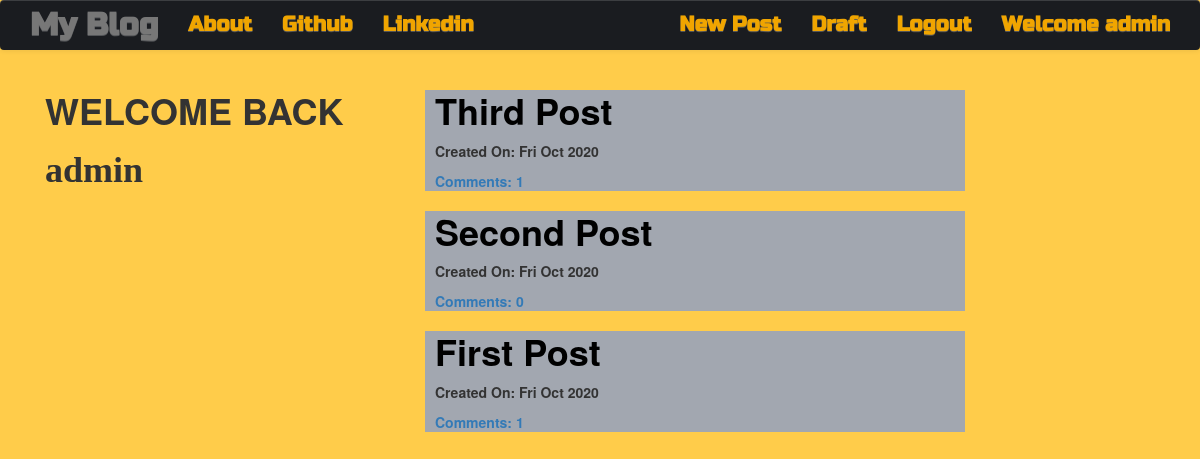
The app's page / (signed in) with its own data.
### blog/models.py (models this page shows, shortened)
class Post(models.Model):
    author=models.ForeignKey('auth.user', on_delete=models.CASCADE)
    title=models.CharField(max_length=254)
    text=models.TextField()
    created_date=models.DateTimeField(default=timezone.now())
    published_date=models.DateTimeField(blank=True,null=True)
    def approve_comments(self):
        return self.comments.filter(approved_comment=True)

### blog/views.py (the view)
# urls.py: url(r'^$',views.PostListView.as_view(),name='post_list'),
class PostListView(ListView):
    model=Post
    def get_queryset(self):
        return Post.objects.filter(published_date__lte=timezone.now()).order_by('-published_date')

### blog/templates/blog/post_list.html
{% extends "blog/base.html" %}
{% block content %}
    <div class="col-md-4">
      <h1><strong>WELCOME BACK</strong></h1>
      <h1 style="font-family:Ruso one"><strong>{{user.username}}</strong> </h1>
    </div>
  <div class="col-md-6">
    <div class="centerstage" >
        {% for post in post_list %}
        <div class="post" style="background-color:#a2a7b0">
          <h1 style="margin-left:10px" ><a style="color:black" href="{% url 'post_detail' pk=post.pk %}"><strong>{{post.title}}</strong></a></h1>
          <div class="date">
            <p style="margin-left:10px" ><strong>Created On: {{post.created_date|date:"D M Y"}}</strong></p>
          </div>
          <a style="margin-left:10px"  href="{% url 'post_detail' pk=post.pk %}"><strong>Comments: {{post.approve_comments.count}}</strong></a>
        </div>
        {% endfor %}
    </div>
  </div>
{% endblock %}

### blog/templates/blog/base.html (shortened to what this page needs)
<!DOCTYPE html>
{% load staticfiles %}
<html lang="en" dir="ltr">
  <head>
        <link rel="stylesheet" href="https://maxcdn.bootstrapcdn.com/bootstrap/3.3.7/css/bootstrap.min.css">
        <link rel="stylesheet" href="https://maxcdn.bootstrapcdn.com/bootstrap/3.3.7/css/bootstrap-theme.min.css">
        <link rel="stylesheet" href="//cdn.jsdelivr.net/npm/medium-editor@latest/dist/css/medium-editor.min.css" type="text/css" media="screen" charset="utf-8">
        <link rel="stylesheet" href="{% static 'css/blog.css' %}">
  </head>
  <body>
<nav  style="background:#1a1c20" border=0px; class="navbar navbar-default techfont custom-navbar">
  <div class="container">
    <ul class="nav navbar-nav">
      <li><a class="navbar-brand bigbrand"  href="{% url 'post_list' %}"><strong>My Blog</strong></a></li>
      <li><a id="nav_link" href="{% url 'about' %}"><strong>About</strong></a></li>
      <li><a id="nav_link" href="https://github.com/Samrat101"><strong>Github</strong></a></li>
      <li><a id="nav_link" href="https://www.linkedin.com/in/sandeep-yadav-2449381a0/"><strong>Linkedin</strong></a></li>
    </ul>
    <ul class="nav navbar-nav navbar-right">
      {% if user.is_authenticated %}
        <li><a id="nav_link" href="{% url 'post_new' %}"><strong>New Post</strong></a></li>
        <li><a id="nav_link" href="{% url 'post_draft_list' %}"><strong>Draft</strong></a></li>
        <li><a id="nav_link" href="{% url 'logout' %}"><strong>Logout</strong></a></li>
        <li><a id="nav_link" href=""><strong>Welcome {{ user.username }}</strong></a></li>
      {% else  %}
        <li><a class="nav navbar-right"  href="{% url 'login' %}"><span class="glyphicon glyphicon-user"></span></a></li>
      {% endif %}
    </ul>
  </div>
</nav>
<div class="content container">
    <div class="row">
      <div class="col-md-12">
        <div class="blog_posts">
          {% block content %}
          {% endblock %}
        </div>
      </div>
    </div>
</div>
  </body>
</html>

### blog/static/css/blog.css (style rules this page uses)
.techfont { font-family:'Russo One',sans-serif; font-size:1.5em; border: 0px; }
.bigbrand { font-size:1.5em; }
#nav_link { color:#f0a500; }
.centerstage { margin-left: auto; margin-right: auto; }
body { background-color:#ffcc4a; }

### records on screen
Post: title "Third Post", created_date "Fri Oct 2020", approve_comments.count "1"
Post: title "Second Post", created_date "Fri Oct 2020", approve_comments.count "0"
Post: title "First Post", created_date "Fri Oct 2020", approve_comments.count "1"

### other values on screen
{{ user.username }} "admin"
